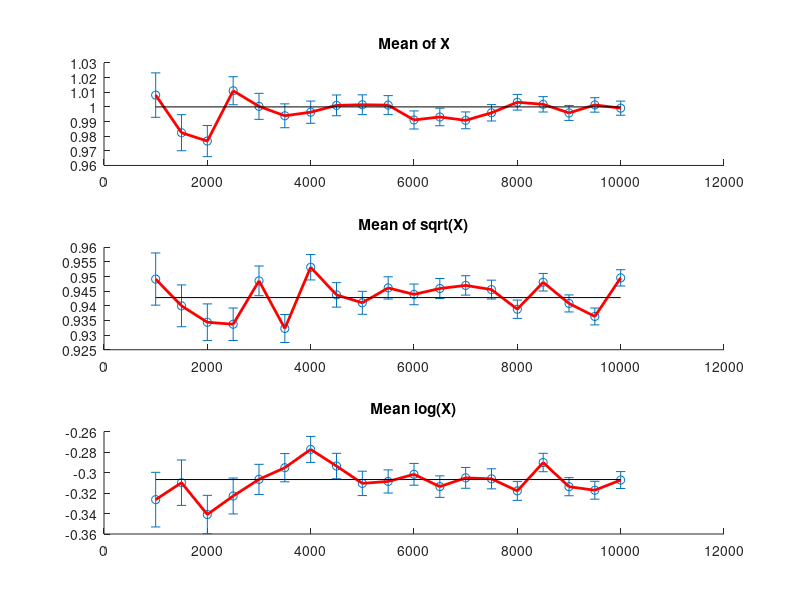

The MATLAB source for this figure:
clear all;
close all;

% Project 4.
%
% Students:
%   Alexandru Fikl
%   Adrian Breaz

disp('Exercise number format:');
disp(' - first digit: exercise number');
disp(' - second digit: subproblem number (none if it does not have one)');
exercise = input('Give exercise number: ');

switch exercise
    case 15
        p = 0.7;
        q = 1 - p;
        
        limit1 = @(epsilon) min(2, p * q ./ epsilon.^2);
        limit2 = @(epsilon) 2 * exp(-2 * epsilon.^2);
        limit3 = @(epsilon) 2 * normcdf(epsilon / sqrt(p * q)) - 1;
        
        e = linspace(0, 3, 512);
        
        hold on;
        plot(e, limit1(e));
        plot(e, limit2(e), 'r');
        plot(e, limit3(e), 'k');
        hold off;
    case 4
        n = 100;
        meanexact = 0;
        conf_interval = @(x, xmean, alpha) [mean(x) abs(xmean - mean(x)) (mean(x) - normcdf(1 - alpha/2) * sqrt(var(x)/length(x))) (mean(x) + normcdf(1 - alpha/2) * sqrt(var(x)/length(x)))];
        
        xrand = randn(n, 1);
        
        fprintf('Mean\t\tError\t\tLower\t\tUpper\tConfidance\n');
        for a = [0.05 0.025 0.01 0.005 0.0005]
            ci = conf_interval(xrand, 0.5, a);
            fprintf('%10g%10g%10g%10g%10g\n', ci(1), ci(2), ci(3), ci(4), 1 - a);
        end
        
        a = 0.005;
        narr = 1000:500:10000;
        lower = zeros(length(narr), 1);
        upper = zeros(length(narr), 1);
        meanx = zeros(length(narr), 1);
        i = 1;
        for n = narr
            ci = conf_interval(randn(n, 1), meanexact, a);
            meanx(i) = ci(1);
            lower(i) = ci(3);
            upper(i) = ci(4);
            i = i + 1;
        end
        
        hold on;
        errorbar(narr, meanx, meanx - lower, upper - meanx, 'o');
        plot(narr, meanx, 'r', 'LineWidth', 2);
        plot([narr(1) narr(end)], [meanexact meanexact], 'k');
        hold off;
    case 5        
        meanexact1 = 1;
        meanexact2 = 0.94281;
        meanexact3 = -0.30685;
        conf_interval = @(x, xmean, alpha) [mean(x) abs(xmean - mean(x)) (mean(x) - normcdf(1 - alpha/2) * sqrt(var(x)/length(x))) (mean(x) + normcdf(1 - alpha/2) * sqrt(var(x)/length(x)))];
        
        a = 0.05;
        narr = 1000:500:10000;
        lower = zeros(length(narr), 1);
        upper = zeros(length(narr), 1);
        meanx = zeros(length(narr), 1);
        i = 1;
        for n = narr
            ci = conf_interval(2 * rand(n, 1), meanexact1, a);
            meanx(i) = ci(1);
            lower(i) = ci(3);
            upper(i) = ci(4);
            i = i + 1;
        end
        
        subplot(3, 1, 1);
        hold on;
        errorbar(narr, meanx, meanx - lower, upper - meanx, 'o');
        plot(narr, meanx, 'r', 'LineWidth', 2);
        plot([narr(1) narr(end)], [meanexact1 meanexact1], 'k');
        title('Mean of X');
        hold off;
        
        i = 1;
        for n = narr
            ci = conf_interval(sqrt(2 * rand(n, 1)), meanexact2, a);
            meanx(i) = ci(1);
            lower(i) = ci(3);
            upper(i) = ci(4);
            i = i + 1;
        end
        
        subplot(3, 1, 2);
        hold on;
        errorbar(narr, meanx, meanx - lower, upper - meanx, 'o');
        plot(narr, meanx, 'r', 'LineWidth', 2);
        plot([narr(1) narr(end)], [meanexact2 meanexact2], 'k');
        title('Mean of sqrt(X)');
        hold off;
        
        i = 1;
        for n = narr
            ci = conf_interval(log(2 * rand(n, 1)), meanexact3, a);
            meanx(i) = ci(1);
            lower(i) = ci(3);
            upper(i) = ci(4);
            i = i + 1;
        end
        
        subplot(3, 1, 3);
        hold on;
        errorbar(narr, meanx, meanx - lower, upper - meanx, 'o');
        plot(narr, meanx, 'r', 'LineWidth', 2);
        plot([narr(1) narr(end)], [meanexact3 meanexact3], 'k');
        title('Mean log(X)');
        hold off;
    case 6
        n = 10000;
        X = 2 * rand(n, 1);
        Y = 8 * rand(n, 1) + 2;
        
        f = @(x, y) 16 ./ (y.^2 + cos(x).^2);
        fprintf('value of the first integral is %g.\n', mean(f(X, Y)));
        
        icdfexp = @(u) -log(1 - u) / 2;
        X = icdfexp(rand(n, 1));
        Y = 2 * rand(n, 1) + 1;
        g = @(x, y) 1 ./ (2 * (Y + cos(X.*Y)));
        fprintf('value of the second integral is %g.\n', mean(g(X, Y)));
    case 7
        n = 10000;
        X = zeros(n, 1);
        Y = zeros(n, 1);
        
        f = @(x) 0.5 - x;
        g = @(x) 1 - x;
        h = @(x, y) 2.6666 * exp((x - y) ./ (x + y));
        a = 0;
        b = 1;
        c = 0;
        d = 1;
        
        for i = 1:n
            x = a + (b - a) * rand();
            y = c + (d - c) * rand();

            while y < f(x) || y > g(x)
                x = a + (b - a) * rand();
                y = c + (d - c) * rand();
            end

            X(i) = x;
            Y(i) = y;
        end
        
        fprintf('value of the integral is %g\n', mean(h(X, Y)));
    case 8
        n = 10000;
        X = zeros(n, 1);
        Y = zeros(n, 1);
        
        fprintf('Proposed formula: pi / (5 * a * b).\n');
        for v = [1 1; 2 1; 0.5 1; 1 2; 1 0.5; 2 2; 0.5 0.5]'
            a = v(1);
            b = v(2);
            f = @(x, y) x.^2 / a^2 + y.^2 / b^2;
            g = @(x, y) 1 ./ ( pi * a * b * sqrt(1 - x.^2 / a^2 - y.^2 / b^2));
            xa = -a;
            xb = a;
            ya = -b;
            yb = b;

            for i = 1:n
                x = xa + (xb - xa) * rand();
                y = ya + (yb - ya) * rand();

                while f(x, y) > 1
                    x = xa + (xb - xa) * rand();
                    y = ya + (yb - ya) * rand();
                end

                X(i) = x;
                Y(i) = y;
            end
            
            fprintf('=== (a, b) = (%.3g, %.3g) ===\n', a, b);
            fprintf('integral %.5g | exact = %.5g\n', mean(g(X, Y)), pi / (5 * a * b));
        end
    otherwise
        fprintf('Wrong exercise number.\n');
        fprintf('Available exercises are:\n');
        disp([15 2 4 5 6 7 8]);
end
